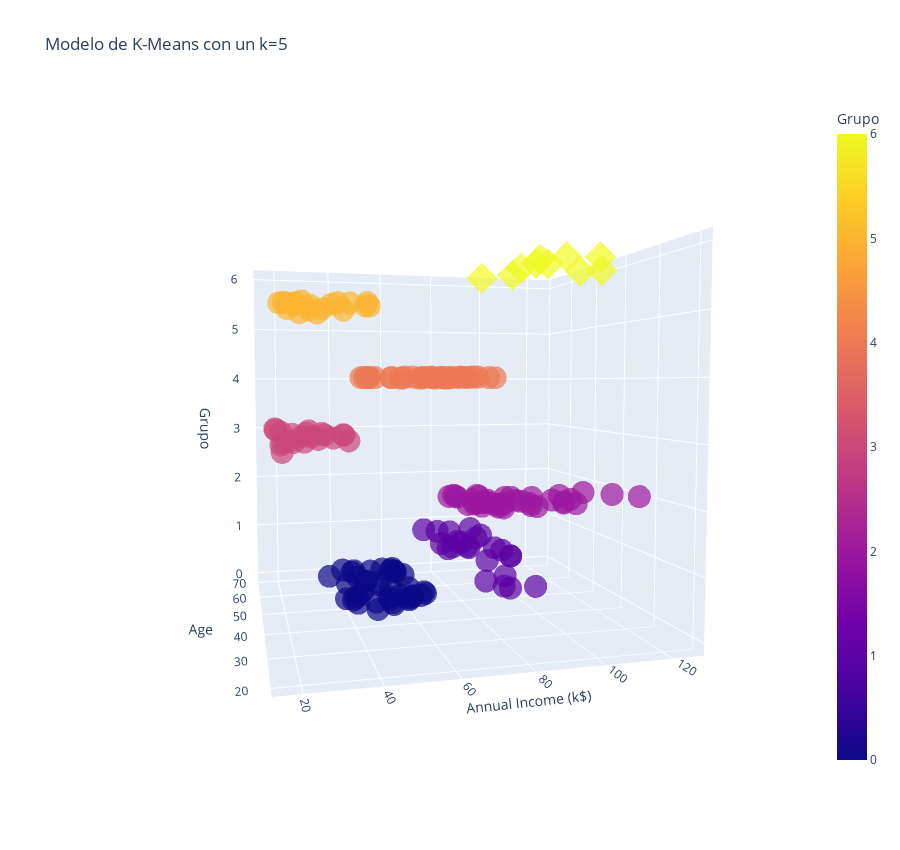

Notebook source saved alongside this figure:
### Code cell
# Crear un modelo 3D de los datos agrupados

Grafica_3D = px.scatter_3d(Datos, x='Annual Income (k$)', y='Age', z='Grupo', color='Grupo', symbol='Grupo', symbol_map={0: 'circle', 1: 'circle', 2: 'circle', 3: 'circle', 4: 'circle', 5: 'circle'}, opacity=0.7, width=900, height=850, title=f'Modelo de K-Means con un k={5}', labels={'label': 'Cluster'}, color_discrete_map={})
Grafica_3D.update_layout(showlegend=False)

### Figure 1 — Plotly figure (JSON) as saved in the notebook; plotly's stock layout.template omitted (floating-point values rounded to 4 significant figures)
{"data": [{"hovertemplate": "Grupo=%{marker.color}<br>Annual Income (k$)=%{x}<br>Age=%{y}<extra></extra>", "legendgroup": "3", "marker": {"color": [3, 3, 3, 3, 3, 3, 3, 3, 3, 3, 3, 3, 3, 3, 3, 3, 3, 3, 3, 3, 3], "coloraxis": "coloraxis", "opacity": 0.7, "symbol": "circle"}, "mode": "markers", "name": "3", "scene": "scene", "showlegend": true, "type": "scatter3d", "x": [16, 17, 18, 19, 19, 20, 20, 21, 23, 24, 25, 28, 28, 29, 30, 33, 33, 34, 37, 39, 39], "y": [20, 31, 35, 64, 67, 58, 37, 35, 52, 35, 46, 54, 45, 40, 60, 53, 49, 42, 36, 48, 49], "z": [3, 3, 3, 3, 3, 3, 3, 3, 3, 3, 3, 3, 3, 3, 3, 3, 3, 3, 3, 3, 3]}, {"hovertemplate": "Grupo=%{marker.color}<br>Annual Income (k$)=%{x}<br>Age=%{y}<extra></extra>", "legendgroup": "5", "marker": {"color": [5, 5, 5, 5, 5, 5, 5, 5, 5, 5, 5, 5, 5, 5, 5, 5, 5, 5, 5], "coloraxis": "coloraxis", "opacity": 0.7, "symbol": "circle"}, "mode": "markers", "name": "5", "scene": "scene", "showlegend": true, "type": "scatter3d", "x": [16, 17, 18, 19, 20, 20, 21, 23, 24, 25, 28, 28, 29, 30, 33, 34, 37, 38, 39], "y": [23, 22, 23, 30, 24, 22, 20, 35, 25, 31, 29, 35, 23, 21, 21, 30, 20, 24, 24], "z": [5, 5, 5, 5, 5, 5, 5, 5, 5, 5, 5, 5, 5, 5, 5, 5, 5, 5, 5]}, {"hovertemplate": "Grupo=%{marker.color}<br>Annual Income (k$)=%{x}<br>Age=%{y}<extra></extra>", "legendgroup": "0", "marker": {"color": [0, 0, 0, 0, 0, 0, 0, 0, 0, 0, 0, 0, 0, 0, 0, 0, 0, 0, 0, 0, 0, 0, 0, 0, 0, 0, 0, 0, 0, 0, 0, 0, 0, 0, 0, 0, 0, 0, 0, 0, 0, 0], "coloraxis": "coloraxis", "opacity": 0.7, "symbol": "circle"}, "mode": "markers", "name": "0", "scene": "scene", "showlegend": true, "type": "scatter3d", "x": [38, 40, 42, 43, 43, 43, 44, 44, 46, 47, 47, 48, 48, 48, 49, 50, 50, 54, 54, 54, 54, 54, 54, 54, 57, 58, 59, 60, 60, 61, 62, 62, 62, 63, 63, 63, 63, 63, 65, 65, 67, 67], "y": [65, 50, 49, 59, 50, 47, 51, 69, 53, 67, 54, 63, 43, 68, 47, 60, 60, 59, 45, 49, 57, 67, 46, 48, 55, 50, 68, 48, 47, 48, 49, 67, 49, 66, 54, 68, 66, 65, 63, 49, 51, 50], "z": [0, 0, 0, 0, 0, 0, 0, 0, 0, 0, 0, 0, 0, 0, 0, 0, 0, 0, 0, 0, 0, 0, 0, 0, 0, 0, 0, 0, 0, 0, 0, 0, 0, 0, 0, 0, 0, 0, 0, 0, 0, 0]}, {"hovertemplate": "Grupo=%{marker.color}<br>Annual Income (k$)=%{x}<br>Age=%{y}<extra></extra>", "legendgroup": "4", "marker": {"color": [4, 4, 4, 4, 4, 4, 4, 4, 4, 4, 4, 4, 4, 4, 4, 4, 4, 4, 4, 4, 4, 4, 4, 4, 4, 4, 4, 4, 4, 4, 4, 4, 4, 4], "coloraxis": "coloraxis", "opacity": 0.7, "symbol": "circle"}, "mode": "markers", "name": "4", "scene": "scene", "showlegend": true, "type": "scatter3d", "x": [39, 40, 40, 40, 42, 43, 46, 46, 48, 48, 54, 54, 54, 54, 54, 57, 58, 60, 60, 60, 60, 61, 62, 62, 62, 63, 64, 64, 65, 67, 67, 69, 72, 76], "y": [31, 27, 29, 31, 33, 31, 27, 19, 19, 32, 26, 40, 23, 38, 21, 22, 34, 40, 32, 24, 27, 20, 23, 26, 21, 19, 38, 19, 19, 27, 38, 40, 25, 28], "z": [4, 4, 4, 4, 4, 4, 4, 4, 4, 4, 4, 4, 4, 4, 4, 4, 4, 4, 4, 4, 4, 4, 4, 4, 4, 4, 4, 4, 4, 4, 4, 4, 4, 4]}, {"hovertemplate": "Grupo=%{marker.color}<br>Annual Income (k$)=%{x}<br>Age=%{y}<extra></extra>", "legendgroup": "2", "marker": {"color": [2, 2, 2, 2, 2, 2, 2, 2, 2, 2, 2, 2, 2, 2, 2, 2, 2, 2, 2, 2, 2, 2, 2, 2, 2, 2, 2, 2, 2, 2, 2, 2, 2, 2, 2, 2, 2, 2], "coloraxis": "coloraxis", "opacity": 0.7, "symbol": "circle"}, "mode": "markers", "name": "2", "scene": "scene", "showlegend": true, "type": "scatter3d", "x": [69, 70, 71, 71, 71, 72, 73, 73, 74, 75, 76, 77, 77, 78, 78, 78, 78, 78, 78, 79, 81, 85, 86, 87, 87, 87, 88, 88, 93, 97, 98, 99, 101, 103, 103, 113, 120, 126], "y": [39, 31, 40, 38, 39, 31, 29, 32, 35, 32, 32, 28, 32, 34, 39, 38, 27, 30, 30, 29, 31, 36, 33, 32, 28, 36, 30, 27, 35, 32, 29, 30, 28, 36, 32, 38, 35, 32], "z": [2, 2, 2, 2, 2, 2, 2, 2, 2, 2, 2, 2, 2, 2, 2, 2, 2, 2, 2, 2, 2, 2, 2, 2, 2, 2, 2, 2, 2, 2, 2, 2, 2, 2, 2, 2, 2, 2]}, {"hovertemplate": "Grupo=%{marker.color}<br>Annual Income (k$)=%{x}<br>Age=%{y}<extra></extra>", "legendgroup": "1", "marker": {"color": [1, 1, 1, 1, 1, 1, 1, 1, 1, 1, 1, 1, 1, 1, 1, 1, 1, 1, 1, 1, 1, 1, 1], "coloraxis": "coloraxis", "opacity": 0.7, "symbol": "circle"}, "mode": "markers", "name": "1", "scene": "scene", "showlegend": true, "type": "scatter3d", "x": [70, 71, 71, 71, 73, 73, 74, 75, 77, 77, 78, 78, 78, 78, 79, 81, 85, 86, 87, 87, 87, 88, 88], "y": [23, 43, 59, 47, 20, 44, 19, 57, 25, 48, 34, 43, 44, 47, 56, 19, 50, 42, 36, 40, 36, 52, 58], "z": [1, 1, 1, 1, 1, 1, 1, 1, 1, 1, 1, 1, 1, 1, 1, 1, 1, 1, 1, 1, 1, 1, 1]}, {"hovertemplate": "Grupo=%{marker.color}<br>Annual Income (k$)=%{x}<br>Age=%{y}<extra></extra>", "legendgroup": "6", "marker": {"color": [6, 6, 6, 6, 6, 6, 6, 6, 6, 6], "coloraxis": "coloraxis", "opacity": 0.7, "symbol": "diamond"}, "mode": "markers", "name": "6", "scene": "scene", "showlegend": true, "type": "scatter3d", "x": [93, 97, 98, 99, 101, 103, 103, 113, 120, 126], "y": [59, 37, 46, 41, 54, 41, 34, 33, 47, 45], "z": [6, 6, 6, 6, 6, 6, 6, 6, 6, 6]}], "layout": {"coloraxis": {"colorbar": {"title": {"text": "Grupo"}}, "colorscale": [[0, "#0d0887"], [0.1111, "#46039f"], [0.2222, "#7201a8"], [0.3333, "#9c179e"], [0.4444, "#bd3786"], [0.5556, "#d8576b"], [0.6667, "#ed7953"], [0.7778, "#fb9f3a"], [0.8889, "#fdca26"], [1, "#f0f921"]]}, "height": 850, "legend": {"title": {"text": "Grupo"}, "tracegroupgap": 0}, "scene": {"aspectmode": "auto", "aspectratio": {"x": 1, "y": 1, "z": 1}, "camera": {"center": {"x": 0, "y": 0, "z": 0}, "eye": {"x": -0.5622, "y": -2.161, "z": 0.1436}, "projection": {"type": "perspective"}, "up": {"x": 0, "y": 0, "z": 1}}, "domain": {"x": [0, 1], "y": [0, 1]}, "xaxis": {"title": {"text": "Annual Income (k$)"}, "type": "linear"}, "yaxis": {"title": {"text": "Age"}, "type": "linear"}, "zaxis": {"categoryarray": [3, 5, 0, 4, 2, 1, 6], "categoryorder": "array", "title": {"text": "Grupo"}, "type": "linear"}}, "showlegend": false, "title": {"text": "Modelo de K-Means con un k=5"}, "width": 900}}
